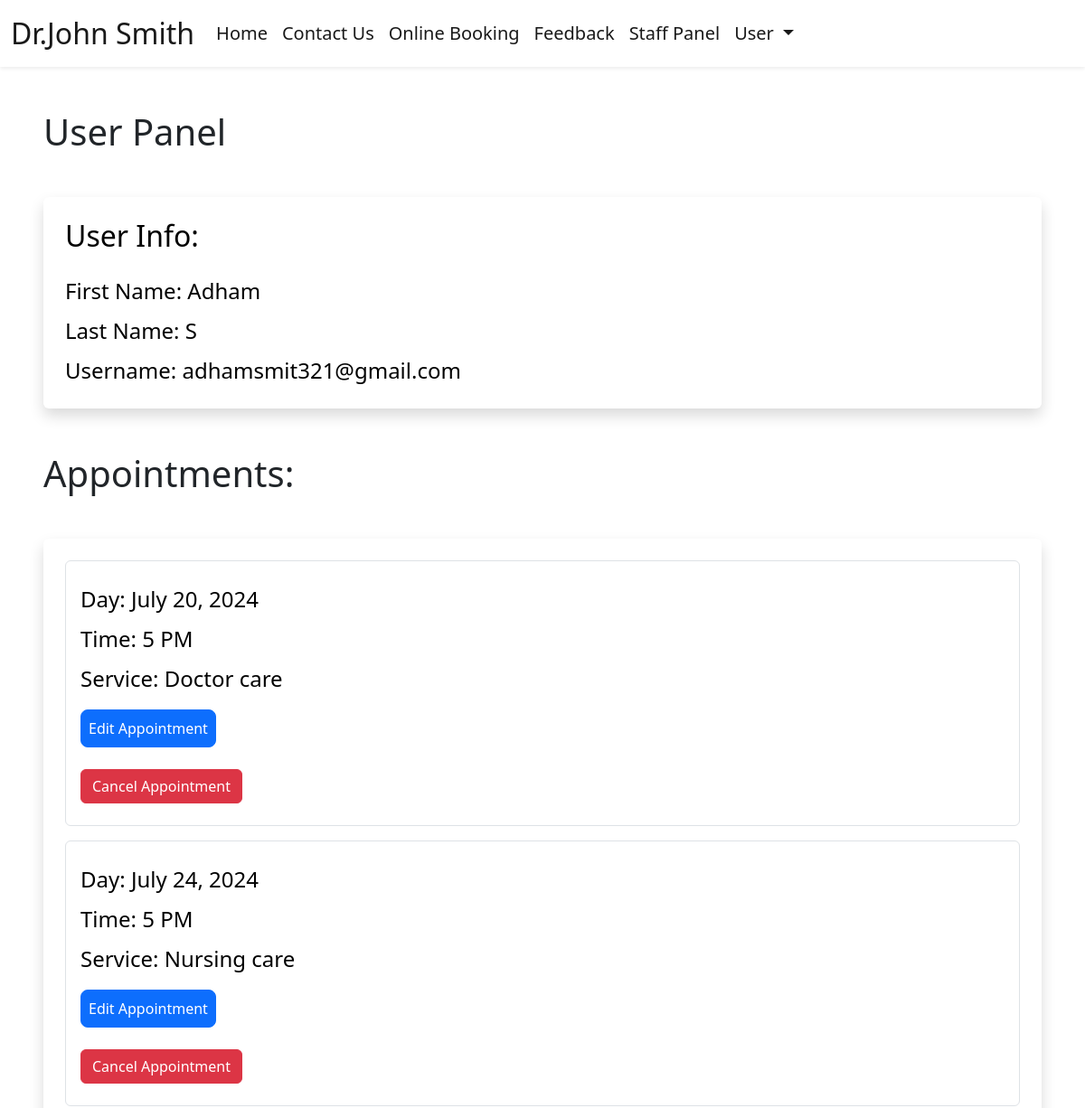
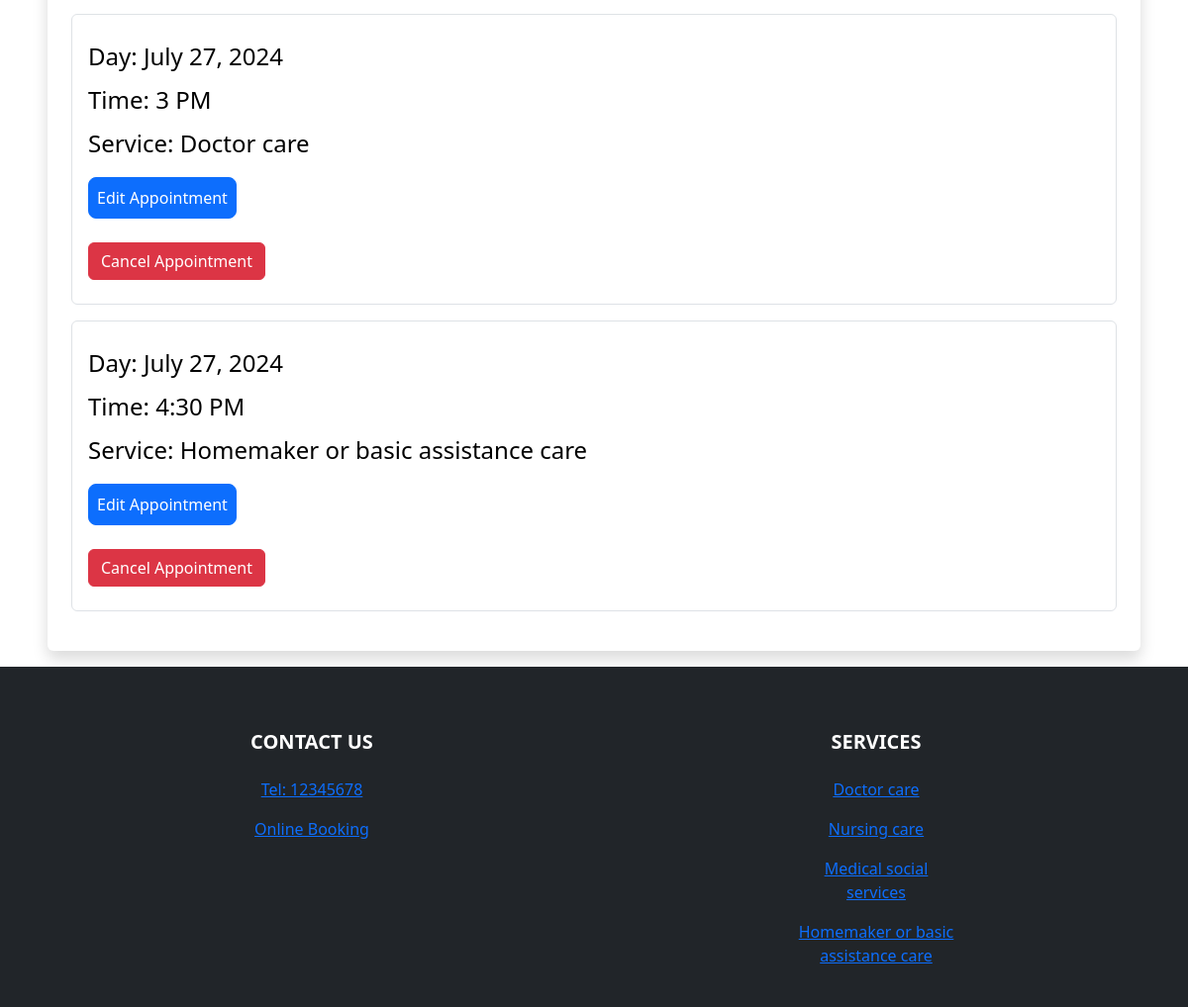
The page /user-panel (signed in) on the database its author committed (2 pictures, top to bottom).
### booking/models.py (models this page shows, shortened)
class Appointment(models.Model):
    user = models.ForeignKey(User, on_delete=models.CASCADE, null=True, blank=True)
    service = models.CharField(max_length=50, choices=SERVICE_CHOICES, default="Doctor care")
    day = models.DateField(default=datetime.now)
    time = models.CharField(max_length=10, choices=TIME_CHOICES, default="3 PM")
    time_ordered = models.DateTimeField(default=datetime.now, blank=True)

### booking/views.py (the view)
# urls.py: path('user-panel', views.userPanel, name='userPanel'),
def userPanel(request):
    user = request.user
    appointments = Appointment.objects.filter(user=user).order_by('day','time')
    return render(request, 'userPanel.html', {
        'user':user,
        'appointments':appointments,
    })

### booking/templates/userPanel.html (shortened to what this page needs)
{% extends 'layout.html' %}
{% load static %}
{% block body %}
{% if user.is_authenticated %}
<h1 class=" ms-5 mt-5 ">User Panel</h1>
<div class="shadow p-4 mb-5 bg-body bg-body rounded text-black  m-5 ">
    <h2 class="">User Info:</h2>
    <ul class="list-group fs-4 mt-3">
            <li class="list-group mt-2">First Name: {{ user.first_name }}</li>
            <li class="list-group mt-2">Last Name: {{ user.last_name }}</li>
            <li class="list-group mt-2">Username: {{ user.username }}</li>
    </ul>
</div>
{% if appointments.count > 0 %}
<div class="mt-5 ">
    <h1 class=" ms-5">Appointments:</h1>
    <div class="shadow p-4 mb-3 bg-body bg-body rounded text-black  m-5">
        {% for appointment in appointments %}
        <div class="list-group fs-4 border p-3 mb-3">
            <p class="list-group mt-2">Day: {{ appointment.day }}</p>
            <p class="list-group mt-2">Time: {{ appointment.time }}</p>
            <p class="list-group mt-2">Service: {{ appointment.service }}</p>
            <div class="mt-3 mb-2">
                <a class="btn btn-primary rounded-3 p-2" href="{% url 'userUpdate' appointment.id %}">Edit Appointment</a>
            </div>
            <div class="mt-3 mb-2">
                <a class="btn btn-danger" href="{% url 'cancel' appointment.id %}">Cancel Appointment</a>
            </div>
        </div>
        {% endfor %}
    </div>
</div>
{% endif %}
{% else %}
<div class="shadow p-4 mb-5 bg-body bg-body rounded text-black  m-5">
    <h1 class="p-2  ms-3">First Sign in!</h1>
    <a href="{% url 'login' %}" class="btn btn-primary text-white">Sign in</a>
</div>
{% endif %}
{% endblock %}

### booking/templates/layout.html (shortened to what this page needs)
{% load static %}
<!doctype html>
<html lang="en">
  <head>
    <link href="https://cdn.jsdelivr.net/npm/bootstrap@5.2.1/dist/css/bootstrap.min.css" rel="stylesheet">
  </head>
  <body>
    <header>
        <nav class="navbar bg-white navbar-white navbar-expand-lg shadow-sm">
            <div class="container-fluid">
                <a class="navbar-brand  cHover cGreen fs-2" href="{% url 'index' %}">
                    Dr.John Smith
                </a>
                <div class="collapse navbar-collapse" id="navbarSupportedContent">
                    <ul class="navbar-nav mb-2 mb-lg-0  fs-5">
                        <li class="nav-item">
                            <a class="nav-link active cHover" aria-current="page" href="{% url 'index' %}">Home</a>
                        </li>
                        <li class="nav-item">
                            <a class="nav-link active cHover" href="#contact">Contact Us</a>
                        </li>
                        <li class="nav-item">
                            <a class="nav-link active cHover" href="{% url 'booking' %}">Online Booking</a>
                        </li>
                        <li class="nav-item">
                            <a class="nav-link active cHover" href="{%url 'feedback' %}">Feedback</a>
                        </li>
                        <li class="nav-item">
                        {% if user.is_authenticated %}
                        <li class="nav-item">
                            <a class="nav-link active cHover" href="{% url 'staffPanel' %}">Staff Panel</a>
                        </li>
                        <li class="nav-item dropdown me-3 fs-5">
                            <a class="nav-link active dropdown-toggle cHover" href="#" role="button" data-bs-toggle="dropdown" aria-expanded="false">
                              User
                            </a>
                        </li>
                        {% else %}
                        <li class="nav-item me-3">
                            <a class="nav-link active cHover" href="{% url 'register' %}">Sign in/Sign Up</a>
                        </li>
                        {% endif %}
                    </ul>
                </div>
            </div>
        </nav>
    </header>
    {% block body %}
    {% endblock %}
    <footer class="bg-dark text-white">
        <div class="container-fluid pt-3">
            <section class="">
                <div class="container text-center text-md-start mt-5">
                  <div class="row mt-3 text-center">
                    <div class="col-md-2 col-lg-2 col-xl-2 mx-auto mb-4">
                        <h5 class="text-uppercase fw-bold mb-4 textGradient" id="contact">
                            Contact Us
                        </h5>
                        <p>
                            <a href="tel: 12345678" class=""><span class="cBlue">Tel: 12345678</span></a>
                        </p>
                        <p>
                            <a class="uLine cHover" href="{% url 'booking' %}" >Online Booking</a>
                        </p>
                    </div>
                    <div class="col-md-3 col-lg-2 col-xl-2 mx-auto mb-4">
                        <h5 class="text-uppercase fw-bold mb-4 textGradient">
                            Services
                        </h5>
                        <p>
                            <a href="#!" class="uLine">Doctor care</a>
                        </p>
                        <p>
                            <a href="#!" class="uLine">Nursing care</a>
                        </p>
                        <p>
                            <a href="#!" class="uLine">Medical social services</a>
                        </p>
                        <p>
                            <a href="#!" class="uLine">Homemaker or basic assistance care</a>
                        </p>
                    </div>
                  </div>
                </div>
              </section>
        </div>
    </footer>
  </body>
</html>

### rows shown on the page
Appointment: day "July 20, 2024", time "5 PM", service "Doctor care"
Appointment: day "July 24, 2024", time "5 PM", service "Nursing care"
Appointment: day "July 27, 2024", time "3 PM", service "Doctor care"
Appointment: day "July 27, 2024", time "4:30 PM", service "Homemaker or basic assistance care"

### other values the page prints
{{ user.first_name }} "Adham"
{{ user.last_name }} "S"
{{ user.username }} "adhamsmit321@gmail.com"
